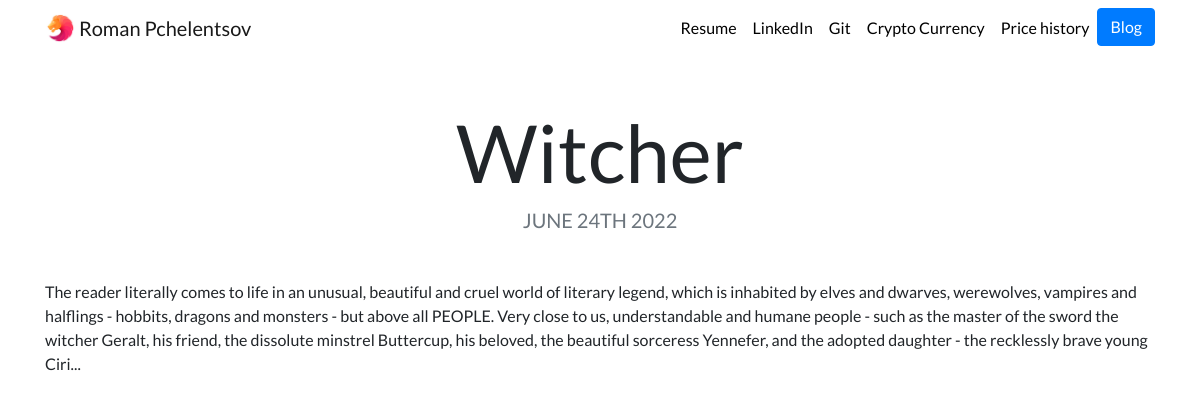
The app's page /blog/4/ with its own data.
### blog/models.py (models this page shows, shortened)
class Article(models.Model):
    title = models.CharField(max_length=80)
    data = models.DateField()
    description = models.TextField()

### blog/views.py (the view)
# urls.py: path('<int:blog_id>/', views.detail, name='detail'),
def detail(request, blog_id):
    blog = get_object_or_404(Article, pk=blog_id)
    return render(request, 'blog/detail.html', {'blog':blog})

### blog/templates/blog/detail.html
{% extends "portfolio/base.html" %}
{% load static %}
{% block content %}
<h1 class="text-center mt-5" id="blogdetailtitle">{{ blog.title }}</h1>
<h5 class="text-center text-muted mb-5">{{ blog.data|date:'F jS Y'|upper }}</h5>
{{ blog.description|safe }}
{% endblock %}

### portfolio/static/portfolio/custom.css (style rules this page uses)
body { font-family: 'Lato', sans-serif; }
@media (min-width: 992px) { #blogdetailtitle { font-size: 5rem; } }

### records on screen
Article: title "Witcher", data "JUNE 24TH 2022", description "The reader literally comes to life in an unusual, beautiful and cruel world of literary legend, which is inhabited by elves and dwarves, werewolves, vampires and halflings - hobbits, dragons and monsters - but above all PEOPLE. Very close to us, understandable and humane people - such as the master of the sword the witcher Geralt, his friend, the dissolute minstrel Buttercup, his beloved, the beautiful sorceress Yennefer, and the adopted daughter - the recklessly brave young Ciri..."
